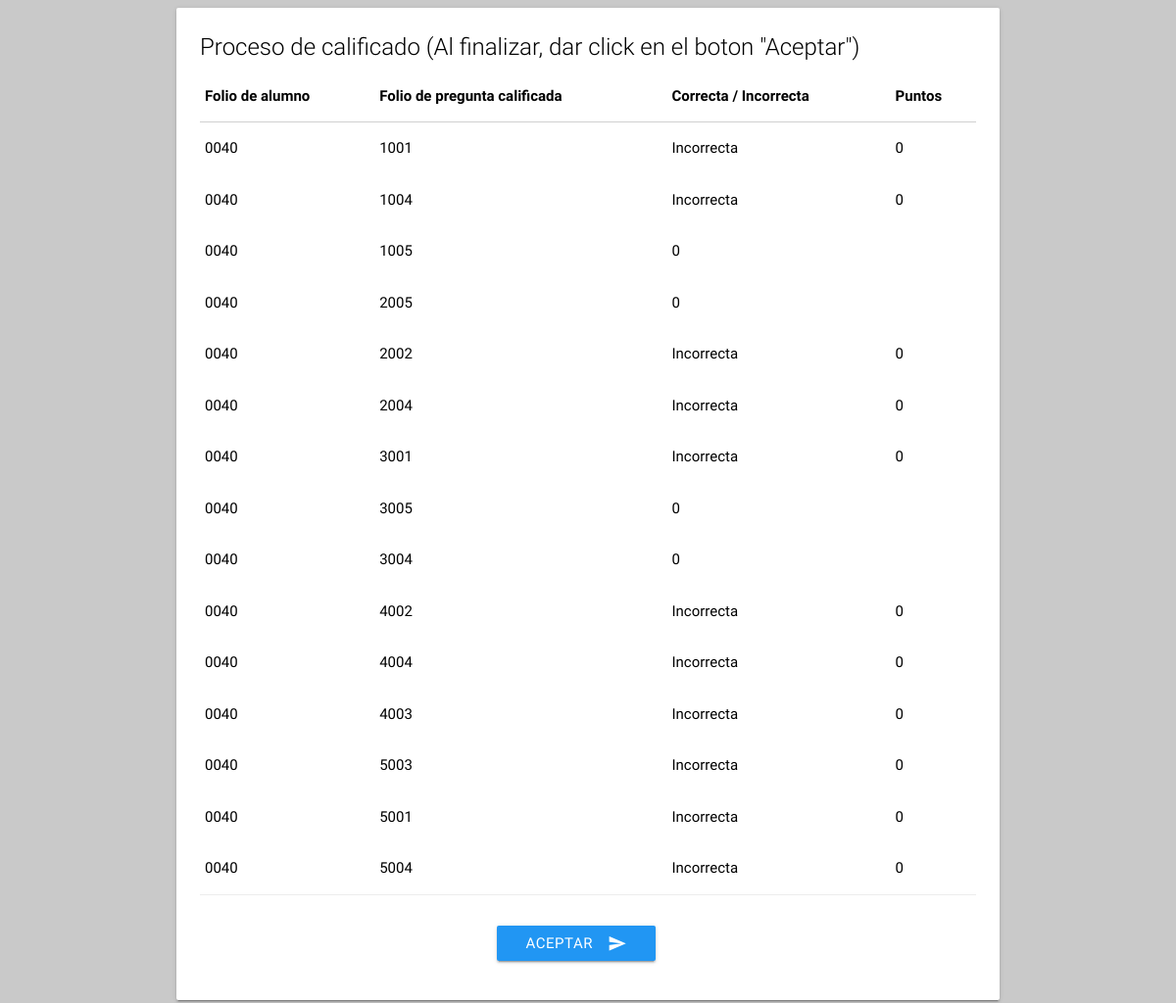
The app's page /calificar/calificar.php with its own data.
### tables this page shows
CREATE TABLE `Respuestas_alumno` (
  `folio_alumno` varchar(15) NOT NULL,
  `folio_pregunta` varchar(10) NOT NULL,
  `respuesta_letras` varchar(1) NOT NULL,
  `Respuesta_dada` varchar(200) NOT NULL
);

CREATE TABLE `Materias` (
  `Id_pregunta` int(5) NOT NULL,
  `Id_materia` varchar(20) NOT NULL,
  `Materia` varchar(30) NOT NULL,
  `Pregunta` text NOT NULL,
  `Respuesta_correcta` varchar(200) NOT NULL,
  `Respuesta_inc_1` varchar(200) NOT NULL,
  `Respuesta_inc_2` varchar(200) NOT NULL,
  `Respuesta_inc_3` varchar(200) NOT NULL
);

### calificar/calificar.php (the view, shortened to what this page needs)
<?php
    include '../conexion.php';
 ?>
<!DOCTYPE html>
<html lang="en">
<head>
    <link type="text/css" rel="stylesheet" href="../materialize/css/materialize.min.css"  media="screen,projection"/>
    <link rel="stylesheet" href="css/estilos.css">
</head>
<body>
    <?php
    $respuestas = array();
    $respuestas_c = array();
    $consulta_BD = "SELECT * FROM Respuestas_alumno;";
    $consulta_BD .= "SELECT Id_pregunta, Respuesta_correcta FROM Materias";
    $respuestas_alunmo0_correcta1 = 0;
    if(mysqli_multi_query($link, $consulta_BD)):?>
        <?php do{ ?>
            <?php if($resul = mysqli_use_result($link)): ?>
                <?php while($fila = mysqli_fetch_row($resul)):?>
                    <?php if($respuestas_alunmo0_correcta1 == 0): ?>
                        <?php array_push($respuestas, array("$fila[0]", "$fila[1]", "$fila[3]", "$fila[2]")); ?>
                    <?php else: ?>
                        <?php array_push($respuestas_c, array("$fila[0]", "$fila[1]")); ?>
                    <?php endif; ?>
                <?php endwhile; ?>
            <?php endif; ?>
            <?php if(mysqli_more_results($link)): ?>
                <?php $respuestas_alunmo0_correcta1 += 1; ?>
            <?php endif; ?>
        <?php }while(mysqli_next_result($link)); ?>
    <?php endif; ?>
    <div class="container">
        <div class="card white">
            <div class="card-content black-text">
                <span class="card-title">Proceso de calificado (Al finalizar, dar click en el boton "Aceptar")</span>
                <form class="" action="envio.php" method="post">
                <table>
                    <thead>
                        <tr>
                            <th>Folio de alumno</th>
                            <th>Folio de pregunta calificada</th>
                            <th>Correcta / Incorrecta</th>
                            <th>Puntos</th>
                        </tr>
                    </thead>
                    <tbody>
                        <?php for ($i=0; $i < sizeof($respuestas); $i++):?>
                            <tr>
                                <?php for ($k=0; $k < 4; $k++):?>
                                    <?php if ($k == 2): ?>
                                        <?php for ($j=0; $j < sizeof($respuestas_c); $j++):?>
                                            <?php if ($respuestas[$i][1] == $respuestas_c[$j][0]): ?>
                                                <?php if ($respuestas[$i][2] == $respuestas_c[$j][1]): ?>
                                                    <td>Correcta</td>
                                                    <?php $puntaje = 1;
                                                    $tipo = "Correcta";?>
                                                    <input type="text" name="enviar_calificacion[<?php echo $i; ?>][<?php echo $k; ?>]" value="<?php echo $respuestas[$i][2]; ?>" class="hide">
                                                    <input type="text" name="enviar_calificacion[<?php echo $i; ?>][<?php echo $k+1; ?>]" value="<?php echo $respuestas_c[$j][1]; ?>" class="hide">
                                                <?php else: ?>
                                                    <td>Incorrecta</td>
                                                    <?php $puntaje = 0;
                                                    $tipo = "Incorrecta";?>
                                                <?php endif; ?>
                                            <?php endif; ?>
                                        <?php endfor; ?>
                                    <?php elseif ($k == 3): ?>
                                        <td><?php echo $puntaje; ?></td>
                                    <?php else: ?>
                                        <td><?php echo $respuestas[$i][$k]; ?></td>
                                    <?php endif; ?>
                                <?php endfor; ?>
                            </tr>
                        <?php endfor; ?>
                    </tbody>
                </table>
                <div class="card-action">
                    <div class="input-field">
                        <center>
                            <a href="../index.html">
                                <button class="btn waves-effect waves-light blue">
                                    Aceptar<i class="material-icons right">send</i>
                                </button>
                            </a>
                        </center>
                    </div>
                </div>
                </form>
            </div>
        </div>
    </div>
</body>
</html>

### calificar/css/estilos.css (style rules this page uses)
body { background-color: #c9c9c9; }

### records on screen
respuestas_alumno: folio_alumno "0040", folio_pregunta "1001", Respuesta_dada.Respuesta_correcta "0"
respuestas_alumno: folio_alumno "0040", folio_pregunta "1004", Respuesta_dada.Respuesta_correcta "0"
respuestas_alumno: folio_alumno "0040", folio_pregunta "1005"
respuestas_alumno: folio_alumno "0040", folio_pregunta "2005"
respuestas_alumno: folio_alumno "0040", folio_pregunta "2002", Respuesta_dada.Respuesta_correcta "0"
respuestas_alumno: folio_alumno "0040", folio_pregunta "2004", Respuesta_dada.Respuesta_correcta "0"
respuestas_alumno: folio_alumno "0040", folio_pregunta "3001", Respuesta_dada.Respuesta_correcta "0"
respuestas_alumno: folio_alumno "0040", folio_pregunta "3005"
respuestas_alumno: folio_alumno "0040", folio_pregunta "3004"
respuestas_alumno: folio_alumno "0040", folio_pregunta "4002", Respuesta_dada.Respuesta_correcta "0"
respuestas_alumno: folio_alumno "0040", folio_pregunta "4004", Respuesta_dada.Respuesta_correcta "0"
respuestas_alumno: folio_alumno "0040", folio_pregunta "4003", Respuesta_dada.Respuesta_correcta "0"
respuestas_alumno: folio_alumno "0040", folio_pregunta "5003", Respuesta_dada.Respuesta_correcta "0"
respuestas_alumno: folio_alumno "0040", folio_pregunta "5001", Respuesta_dada.Respuesta_correcta "0"
respuestas_alumno: folio_alumno "0040", folio_pregunta "5004", Respuesta_dada.Respuesta_correcta "0"
